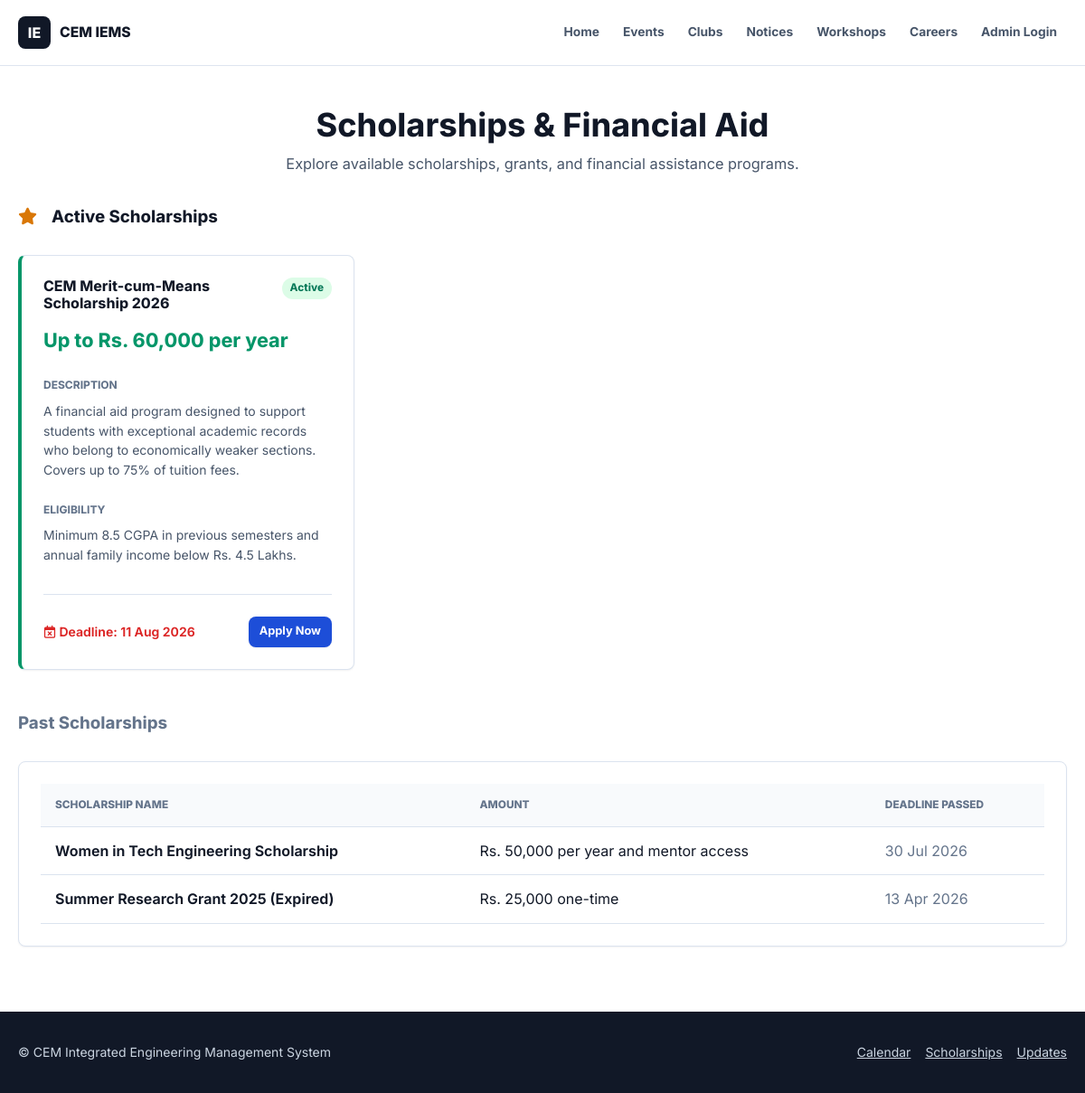
The page /scholarships on the database its author committed.
### models/scholarship.py (models this page shows, shortened)
class Scholarship(db.Model):
    __tablename__ = 'scholarships'
    id = db.Column(db.Integer, primary_key=True)
    title = db.Column(db.String(200), nullable=False)
    description = db.Column(db.Text)
    eligibility = db.Column(db.Text)
    deadline = db.Column(db.Date)
    application_link = db.Column(db.String(500))
    amount = db.Column(db.String(100))  # e.g. 'Rs. 50,000 per year'
    created_at = db.Column(db.DateTime, default=datetime.utcnow)

### routes/public.py (the view)
@public_bp.route('/scholarships')
def scholarships():
    active_scholarships = Scholarship.query.filter(
        db.or_(Scholarship.deadline >= date.today(), Scholarship.deadline.is_(None))
    ).order_by(Scholarship.deadline.asc()).all()
    past_scholarships = Scholarship.query.filter(
        Scholarship.deadline < date.today()
    ).order_by(Scholarship.deadline.desc()).limit(5).all()
    return render_template('public/scholarships.html', active_scholarships=active_scholarships, past_scholarships=past_scholarships)

### templates/public/scholarships.html (shortened to what this page needs)
{% extends "base.html" %}
{% block content %}
<section class="section bg-white">
    <div class="container">
        <div class="section-header">
            <h2>Scholarships & Financial Aid</h2>
            <p>Explore available scholarships, grants, and financial assistance programs.</p>
        </div>
        <div class="mb-5">
            <h3 class="mb-4 d-flex align-center gap-2"><i class="fa-solid fa-star text-warning"></i> Active Scholarships</h3>
            <div class="cards-grid" style="grid-template-columns: repeat(auto-fill, minmax(350px, 1fr));">
                {% for scholarship in active_scholarships %}
                <div class="card card-hover" style="border-left: 4px solid var(--success);">
                    <div class="d-flex justify-between align-start mb-2">
                        <h4 class="m-0" style="color: var(--primary);">{{ scholarship.title }}</h4>
                        <div class="badge badge-success">Active</div>
                    </div>
                    <div class="text-xl fw-bold text-success mb-3">{{ scholarship.amount }}</div>
                    <div class="mb-3">
                        <div class="text-xs text-muted text-uppercase fw-bold mb-1">Description</div>
                        <p class="text-sm text-secondary m-0">{{ scholarship.description }}</p>
                    </div>
                    <div class="mb-4">
                        <div class="text-xs text-muted text-uppercase fw-bold mb-1">Eligibility</div>
                        <p class="text-sm text-secondary m-0">{{ scholarship.eligibility }}</p>
                    </div>
                    <div class="d-flex justify-between align-center border-top pt-3 mt-auto">
                        <div class="text-sm fw-medium text-danger">
                            <i class="fa-regular fa-calendar-xmark"></i> Deadline: {{ scholarship.deadline.strftime('%d %b %Y') if scholarship.deadline else 'Ongoing' }}
                        </div>
                        <a href="{{ url_for('registration.register', item_type='scholarship', item_id=scholarship.id) }}" class="btn btn-primary btn-sm">Apply Now</a>
                    </div>
                </div>
                {% else %}
                <div class="col-span-full card p-5 text-center bg-light">
                    <p class="text-muted m-0">No active scholarships at the moment. Please check back later.</p>
                </div>
                {% endfor %}
            </div>
        </div>
        {% if past_scholarships %}
        <div class="mt-5">
            <h3 class="mb-4 text-muted">Past Scholarships</h3>
            <div class="card p-0">
                <table class="table">
                    <thead>
                        <tr>
                            <th>Scholarship Name</th>
                            <th>Amount</th>
                            <th>Deadline Passed</th>
                        </tr>
                    </thead>
                    <tbody>
                        {% for scholarship in past_scholarships %}
                        <tr>
                            <td class="fw-medium">{{ scholarship.title }}</td>
                            <td>{{ scholarship.amount }}</td>
                            <td class="text-muted">{{ scholarship.deadline.strftime('%d %b %Y') }}</td>
                        </tr>
                        {% endfor %}
                    </tbody>
                </table>
            </div>
        </div>
        {% endif %}
    </div>
</section>
{% endblock %}

### static/css/main.css (style rules this page uses)
:root { --primary: #111827; --primary-soft: #243041; --accent-blue: #1d4ed8; --accent-blue-light: #dbeafe; --accent-teal: #0f766e; --accent-teal-light: #ccfbf1; --accent-amber: #b45309; --bg: #f6f8fb; --surface: #ffffff; --surface-muted: #f1f5f9; --border: #dbe3ef; --border-strong: #cbd5e1; --text-primary: #111827; --text-secondary: #475569; --text-muted: #64748b; --danger: #dc2626; --warning: #d97706; --success: #059669; --info: #0284c7; --space-xs: 4px; --space-sm: 8px; --space-md: 16px; --space-lg: 24px; --space-xl: 32px; --space-2xl: 48px; --space-3xl: 64px; --radius-sm: 6px; --radius-md: 8px; --radius-lg: 8px; --shadow-sm: 0 1px 2px rgba(15, 23, 42, 0.06); --shadow-md: 0 10px 24px rgba(15, 23, 42, 0.08); --shadow-lg: 0 24px 56px rgba(15, 23, 42, 0.14); --transition-fast: 150ms ease; --transition: 220ms ease; }
* { box-sizing: border-box; margin: 0; padding: 0; }
html { scroll-behavior: smooth; }
body { min-height: 100vh; font-family: "Inter", system-ui, -apple-system, BlinkMacSystemFont, "Segoe UI", sans-serif; background: var(--bg); color: var(--text-primary); line-height: 1.55; -webkit-font-smoothing: antialiased; text-rendering: optimizeLegibility; }
a { color: var(--accent-blue); }
h1, h2, h3, h4, h5, h6 { color: var(--primary); font-weight: 750; line-height: 1.15; }
p { color: var(--text-secondary); }
.container { width: min(1180px, calc(100% - 40px)); margin: 0 auto; }
.section { padding: 72px 0; }
.bg-white { background: var(--surface); }
.section-header { max-width: 760px; margin: 0 auto 34px; text-align: center; }
.section-header h2 { font-size: clamp(1.85rem, 3vw, 2.55rem); margin-bottom: 10px; }
.section-header p { font-size: 1.02rem; }
.d-flex { display: flex; }
.align-center { align-items: center; }
.align-start { align-items: flex-start; }
.justify-between { justify-content: space-between; }
.gap-2 { gap: var(--space-md); }
.text-xs { font-size: 0.75rem; }
.text-sm { font-size: 0.875rem; }
.text-xl { font-size: 1.35rem; }
.text-muted { color: var(--text-muted); }
.text-secondary { color: var(--text-secondary); }
.text-success { color: var(--success); }
.text-danger { color: var(--danger); }
.text-warning { color: var(--warning); }
.text-uppercase { text-transform: uppercase; }
.fw-bold { font-weight: 750; }
.fw-medium { font-weight: 650; }
.m-0 { margin: 0; }
.mt-5 { margin-top: var(--space-2xl); }
.mb-1 { margin-bottom: var(--space-sm); }
.mb-2 { margin-bottom: var(--space-md); }
.mb-3 { margin-bottom: var(--space-lg); }
.mb-4 { margin-bottom: var(--space-xl); }
.mb-5 { margin-bottom: var(--space-2xl); }
.p-0 { padding: 0; }
.pt-3 { padding-top: var(--space-lg); }
.border-top { border-top: 1px solid var(--border); }
.btn { min-height: 40px; padding: 10px 16px; border: 1px solid transparent; border-radius: var(--radius-md); display: inline-flex; align-items: center; justify-content: center; gap: 8px; color: inherit; text-decoration: none; font-family: inherit; font-size: 0.92rem; font-weight: 700; line-height: 1; white-space: nowrap; cursor: pointer; transition: transform var(--transition-fast), box-shadow var(--transition-fast), background var(--transition-fast), color var(--transition-fast), border-color var(--transition-fast); }
.btn-sm { min-height: 34px; padding: 8px 11px; font-size: 0.8rem; }
.btn-primary { background: var(--accent-blue); color: #fff; box-shadow: var(--shadow-sm); }
.card, .admin-table-card { background: var(--surface); border: 1px solid var(--border); border-radius: var(--radius-lg); box-shadow: var(--shadow-sm); }
.card { padding: 24px; }
.card-hover { transition: transform var(--transition), box-shadow var(--transition), border-color var(--transition); }
.badge { display: inline-flex; align-items: center; gap: 6px; min-height: 24px; padding: 4px 9px; border-radius: 999px; font-size: 0.74rem; font-weight: 750; line-height: 1; white-space: nowrap; }
.badge-success { background: #dcfce7; color: #047857; }
.cards-grid { display: grid; grid-template-columns: repeat(3, minmax(0, 1fr)); gap: 22px; }
.table { width: 100%; border-collapse: collapse; min-width: 760px; }
.table th, .table td { padding: 14px 16px; border-bottom: 1px solid var(--border); text-align: left; vertical-align: middle; }
.table th { color: var(--text-muted); background: #f8fafc; font-size: 0.74rem; font-weight: 800; text-transform: uppercase; }

### static/css/public.css (style rules this page uses)
main > .section:first-child { padding-top: 118px; }

### rows shown on the page
Scholarship: title "CEM Merit-cum-Means Scholarship 2026", amount "Up to Rs. 60,000 per year", description "A financial aid program designed to support students with exceptional academic records who belong to economically weaker sections. Covers up to 75% of tuition fees.", eligibility "Minimum 8.5 CGPA in previous semesters and annual family income below Rs. 4.5 Lakhs.", deadline "11 Aug 2026"
Scholarship: title "Women in Tech Engineering Scholarship", amount "Rs. 50,000 per year and mentor access", deadline "30 Jul 2026"
Scholarship: title "Summer Research Grant 2025 (Expired)", amount "Rs. 25,000 one-time", deadline "13 Apr 2026"

### other values the page prints
{{ config.COLLEGE_SHORT }} "CEM"
